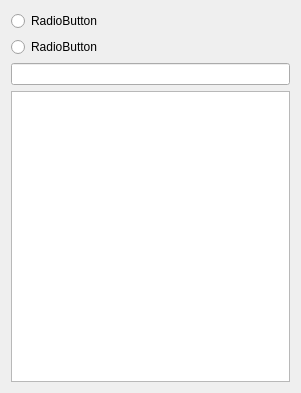
<?xml version="1.0" encoding="UTF-8"?>
<ui version="4.0">
 <class>CustomerSearch</class>
 <widget class="QWidget" name="CustomerSearch">
  <property name="geometry">
   <rect>
    <x>0</x>
    <y>0</y>
    <width>301</width>
    <height>393</height>
   </rect>
  </property>
  <property name="windowTitle">
   <string>Form</string>
  </property>
  <layout class="QVBoxLayout" name="verticalLayout">
   <item>
    <widget class="QRadioButton" name="radioButton_nazwa">
     <property name="text">
      <string>RadioButton</string>
     </property>
    </widget>
   </item>
   <item>
    <widget class="QRadioButton" name="radioButton_nazwisko">
     <property name="text">
      <string>RadioButton</string>
     </property>
    </widget>
   </item>
   <item>
    <widget class="QLineEdit" name="lineEdit"/>
   </item>
   <item>
    <widget class="QTableView" name="tableView"/>
   </item>
  </layout>
 </widget>
 <resources/>
 <connections/>
</ui>
